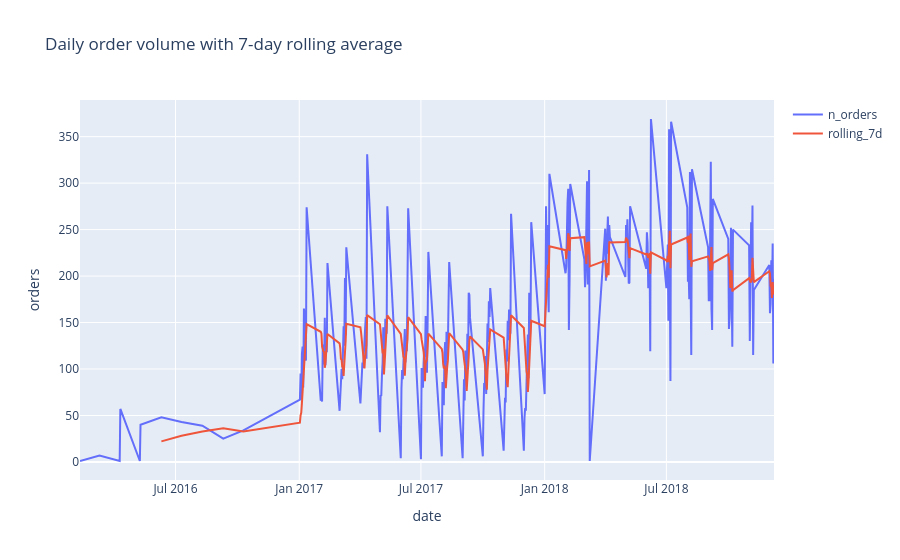

This figure's notebook cell:
### Markdown cell above
### 1. Sales trends

### Code cell
daily_orders = df.groupby('order_date')['order_id'].nunique().reset_index(name='n_orders')
daily_orders['order_date'] = pd.to_datetime(daily_orders['order_date'])
daily_orders = daily_orders.sort_values('order_date')
daily_orders['rolling_7d'] = daily_orders['n_orders'].rolling(7).mean()

fig = px.line(daily_orders, x='order_date', y=['n_orders', 'rolling_7d'],
              title='Daily order volume with 7-day rolling average',
              labels={'value': 'orders', 'order_date': 'date', 'variable': ''})
fig.show()

### Figure 1 — Plotly figure (JSON) as saved in the notebook; plotly's stock layout.template omitted (floating-point values rounded to 4 significant figures; data arrays with more than 128 entries replaced by an {"elided": "..."} marker saying what was removed)
{"data": [{"hovertemplate": "=n_orders<br>date=%{x}<br>orders=%{y}<extra></extra>", "legendgroup": "n_orders", "line": {"color": "#636efa", "dash": "solid"}, "marker": {"symbol": "circle"}, "mode": "lines", "name": "n_orders", "orientation": "v", "showlegend": true, "type": "scatter", "x": {"elided": "248 str values"}, "xaxis": "x", "y": {"elided": "248 float values"}, "yaxis": "y"}, {"hovertemplate": "=rolling_7d<br>date=%{x}<br>orders=%{y}<extra></extra>", "legendgroup": "rolling_7d", "line": {"color": "#EF553B", "dash": "solid"}, "marker": {"symbol": "circle"}, "mode": "lines", "name": "rolling_7d", "orientation": "v", "showlegend": true, "type": "scatter", "x": {"elided": "248 str values"}, "xaxis": "x", "y": {"elided": "248 float values"}, "yaxis": "y"}], "layout": {"legend": {"title": {"text": ""}, "tracegroupgap": 0}, "title": {"text": "Daily order volume with 7-day rolling average"}, "xaxis": {"anchor": "y", "domain": [0, 1], "title": {"text": "date"}}, "yaxis": {"anchor": "x", "domain": [0, 1], "title": {"text": "orders"}}}}
